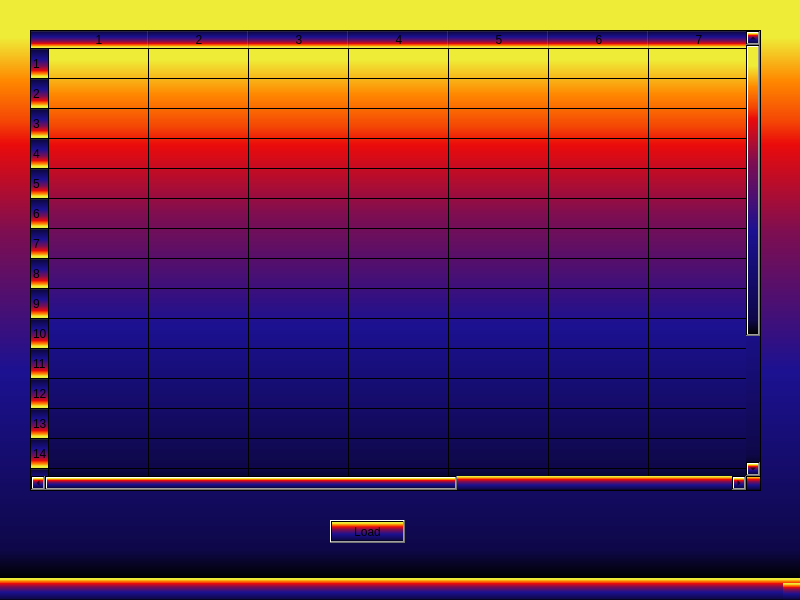
<?xml version="1.0" encoding="UTF-8"?>
<ui version="4.0">
 <class>MainWindow</class>
 <widget class="QMainWindow" name="MainWindow">
  <property name="geometry">
   <rect>
    <x>0</x>
    <y>0</y>
    <width>800</width>
    <height>600</height>
   </rect>
  </property>
  <property name="windowTitle">
   <string>MainWindow</string>
  </property>
  <property name="styleSheet">
   <string notr="true">background-color: qlineargradient(spread:pad, x1:0, y1:1, x2:0, y2:0, stop:0 rgba(0, 0, 0, 255), stop:0.05 rgba(14, 8, 73, 255), stop:0.36 rgba(28, 17, 145, 255), stop:0.6 rgba(126, 14, 81, 255), stop:0.75 rgba(234, 11, 11, 255), stop:0.79 rgba(244, 70, 5, 255), stop:0.86 rgba(255, 136, 0, 255), stop:0.935 rgba(239, 236, 55, 255));</string>
  </property>
  <widget class="QWidget" name="centralwidget">
   <widget class="QTableWidget" name="tableWidget">
    <property name="geometry">
     <rect>
      <x>30</x>
      <y>30</y>
      <width>731</width>
      <height>461</height>
     </rect>
    </property>
    <property name="rowCount">
     <number>20</number>
    </property>
    <property name="columnCount">
     <number>10</number>
    </property>
    <row/>
    <row/>
    <row/>
    <row/>
    <row/>
    <row/>
    <row/>
    <row/>
    <row/>
    <row/>
    <row/>
    <row/>
    <row/>
    <row/>
    <row/>
    <row/>
    <row/>
    <row/>
    <row/>
    <row/>
    <column/>
    <column/>
    <column/>
    <column/>
    <column/>
    <column/>
    <column/>
    <column/>
    <column/>
    <column/>
   </widget>
   <widget class="QPushButton" name="bbtLoad">
    <property name="geometry">
     <rect>
      <x>330</x>
      <y>520</y>
      <width>75</width>
      <height>23</height>
     </rect>
    </property>
    <property name="text">
     <string>Load</string>
    </property>
   </widget>
  </widget>
  <widget class="QMenuBar" name="menubar">
   <property name="geometry">
    <rect>
     <x>0</x>
     <y>0</y>
     <width>800</width>
     <height>21</height>
    </rect>
   </property>
  </widget>
  <widget class="QStatusBar" name="statusbar"/>
 </widget>
 <resources/>
 <connections/>
</ui>
